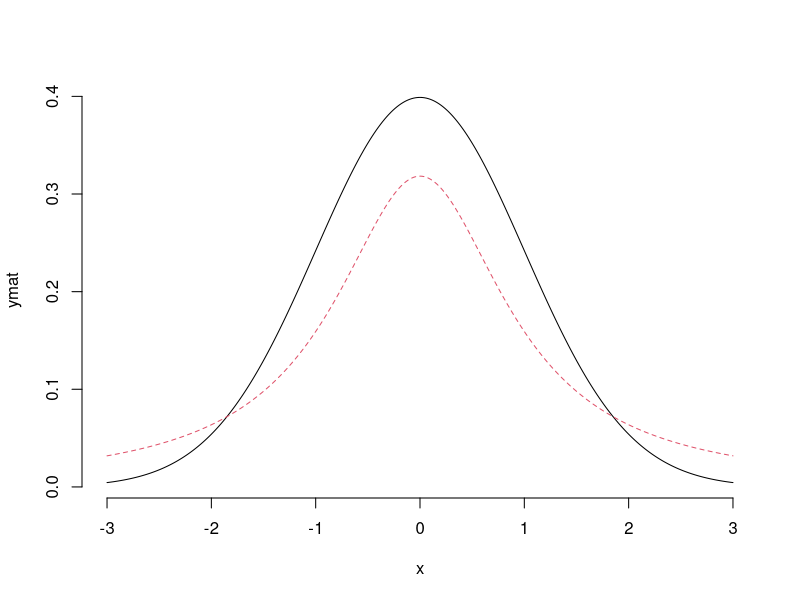

Reproduce this figure in R.
##########################################################################################################################################

#(주의) ->  순차적으로 코드를 실행하는 것을 권함!

#에러 발생 시 github Finance/R-Finance-Programming 경로에 issue를 남기면 확인

##########################################################################################################################################


### 두개의 그래프 겹쳐서 그리기.

## 다른 방법은 함께 그리고자 하는 데이터 시리즈를 하나의 행렬로 묶어주고 matplot 함수를 이용해 그래프.

x<-seq(-3,3,0.02)
y1<-dnorm(x)
y2<-dt(x,df=1)
ymat<-cbind(y1,y2)
matplot(x,ymat,type='l', bty='n')   # student t 분포 함수.

graphics.off()                      # 그래프를 지워주는 함수.


############################################################결과값(print)#################################################################

# # #
# # > x<-seq(-3,3,0.02)
# > y1<-dnorm(x)
# > y2<-dt(x,df=1)
# > ymat<-cbind(y1,y2)
# > matplot(x,ymat,type='l', bty='n')   # student t 분포 함수.


##########################################################################################################################################
